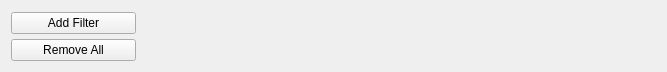
<?xml version="1.0" encoding="UTF-8"?>
<ui version="4.0">
 <class>DatabaseAdminFilterWidget</class>
 <widget class="QWidget" name="DatabaseAdminFilterWidget">
  <property name="geometry">
   <rect>
    <x>0</x>
    <y>0</y>
    <width>667</width>
    <height>72</height>
   </rect>
  </property>
  <property name="sizePolicy">
   <sizepolicy hsizetype="Preferred" vsizetype="Maximum">
    <horstretch>0</horstretch>
    <verstretch>0</verstretch>
   </sizepolicy>
  </property>
  <property name="minimumSize">
   <size>
    <width>0</width>
    <height>72</height>
   </size>
  </property>
  <property name="maximumSize">
   <size>
    <width>16777215</width>
    <height>16777215</height>
   </size>
  </property>
  <property name="windowTitle">
   <string>Form</string>
  </property>
  <layout class="QHBoxLayout" name="horizontalLayout">
   <property name="topMargin">
    <number>0</number>
   </property>
   <property name="bottomMargin">
    <number>0</number>
   </property>
   <item>
    <layout class="QVBoxLayout" name="verticalLayout" stretch="10,1,1,10">
     <property name="spacing">
      <number>5</number>
     </property>
     <property name="topMargin">
      <number>0</number>
     </property>
     <item>
      <widget class="QWidget" name="widget_2" native="true"/>
     </item>
     <item>
      <widget class="QPushButton" name="AddFilter">
       <property name="minimumSize">
        <size>
         <width>125</width>
         <height>0</height>
        </size>
       </property>
       <property name="maximumSize">
        <size>
         <width>125</width>
         <height>16777215</height>
        </size>
       </property>
       <property name="text">
        <string>Add Filter</string>
       </property>
       <property name="icon">
        <iconset resource="engine.qrc">
         <normaloff>:/engine/images/filter_add.png</normaloff>:/engine/images/filter_add.png</iconset>
       </property>
       <property name="iconSize">
        <size>
         <width>18</width>
         <height>18</height>
        </size>
       </property>
      </widget>
     </item>
     <item>
      <widget class="QPushButton" name="DeleteAllFilters">
       <property name="minimumSize">
        <size>
         <width>125</width>
         <height>0</height>
        </size>
       </property>
       <property name="maximumSize">
        <size>
         <width>125</width>
         <height>16777215</height>
        </size>
       </property>
       <property name="text">
        <string>Remove All</string>
       </property>
       <property name="icon">
        <iconset resource="engine.qrc">
         <normaloff>:/engine/images/filter_delete.png</normaloff>:/engine/images/filter_delete.png</iconset>
       </property>
       <property name="iconSize">
        <size>
         <width>18</width>
         <height>18</height>
        </size>
       </property>
      </widget>
     </item>
     <item>
      <widget class="QWidget" name="widget" native="true"/>
     </item>
    </layout>
   </item>
   <item>
    <widget class="QWidget" name="FilterContent" native="true">
     <property name="sizePolicy">
      <sizepolicy hsizetype="MinimumExpanding" vsizetype="MinimumExpanding">
       <horstretch>0</horstretch>
       <verstretch>0</verstretch>
      </sizepolicy>
     </property>
    </widget>
   </item>
  </layout>
 </widget>
 <resources>
  <include location="engine.qrc"/>
 </resources>
 <connections/>
</ui>
